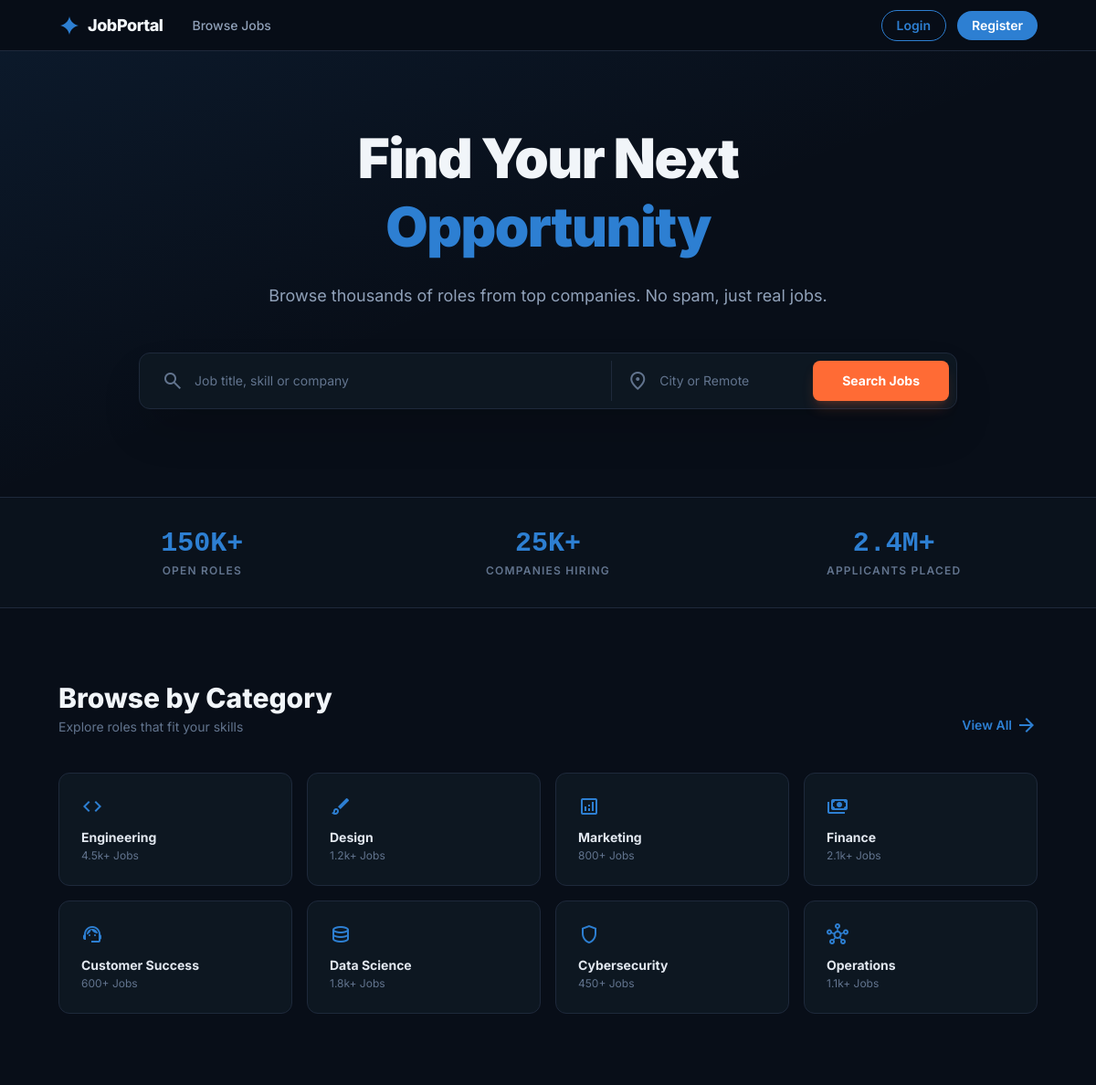
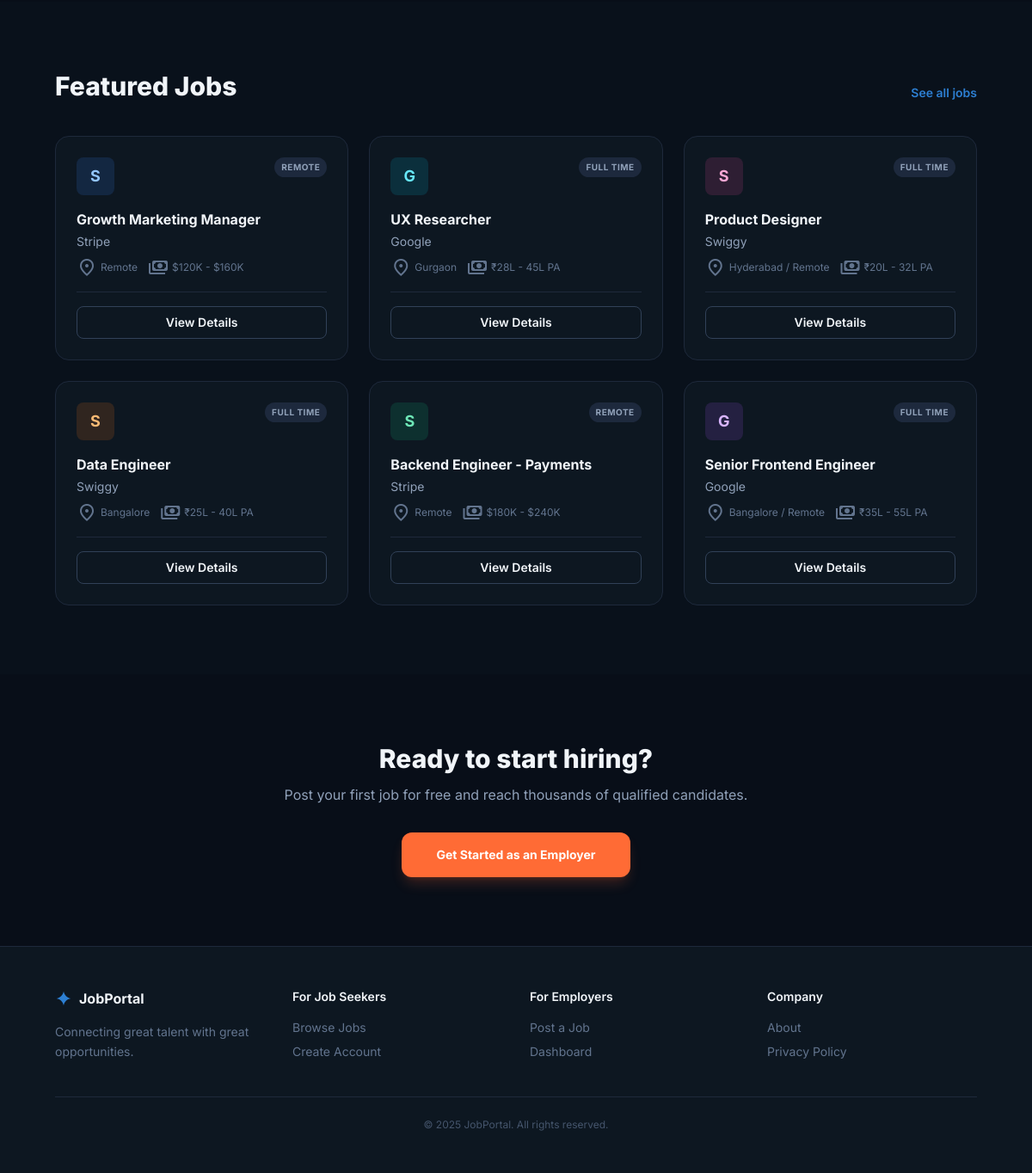
The page / on the database its author committed (2 pictures, top to bottom).
### models.py (models this page shows)
class User(UserMixin, db.Model):
    id = db.Column(db.Integer, primary_key=True)
    username = db.Column(db.String(80), unique=True, nullable=False)
    email = db.Column(db.String(120), unique=True, nullable=False)
    password_hash = db.Column(db.String(256))
    role = db.Column(db.String(20), nullable=False, default='seeker')  # seeker / employer / admin
    company_name = db.Column(db.String(100))  # only for employers
    is_active = db.Column(db.Boolean, default=True)
    created_at = db.Column(db.DateTime, default=datetime.utcnow)
    jobs = db.relationship('Job', backref='employer', lazy=True, foreign_keys='Job.employer_id')
    applications = db.relationship('Application', backref='seeker', lazy=True, foreign_keys='Application.seeker_id')

class Job(db.Model):
    id = db.Column(db.Integer, primary_key=True)
    title = db.Column(db.String(120), nullable=False)
    description = db.Column(db.Text, nullable=False)
    location = db.Column(db.String(100), nullable=False)
    salary = db.Column(db.String(60))
    category = db.Column(db.String(60))
    job_type = db.Column(db.String(40), default='Full Time')  # Full Time / Part Time / Contract / Remote
    experience = db.Column(db.String(40))  # e.g. 2-4 years
    skills = db.Column(db.String(200))  # comma separated
    employer_id = db.Column(db.Integer, db.ForeignKey('user.id'), nullable=False)
    is_active = db.Column(db.Boolean, default=True)
    created_at = db.Column(db.DateTime, default=datetime.utcnow)
    applications = db.relationship('Application', backref='job', lazy=True)

### app.py (the view)
@app.route('/')
def index():
    featured_jobs = Job.query.filter_by(is_active=True).order_by(Job.created_at.desc()).limit(6).all()
    return render_template('index.html', featured_jobs=featured_jobs)

### templates/index.html (shortened to what this page needs)
{% extends "base.html" %}
{% block content %}
<section class="relative pt-20 pb-24 px-6 lg:px-16 overflow-hidden">
    <div class="absolute inset-0 bg-gradient-to-br from-primary/10 via-transparent to-transparent pointer-events-none">
    </div>
    <div class="max-w-4xl mx-auto text-center relative z-10">
        <h1 class="text-5xl md:text-6xl font-black tracking-tight leading-tight mb-6">
            Find Your Next<br>
            <span class="text-primary">Opportunity</span>
        </h1>
        <p class="text-slate-400 text-lg mb-12 max-w-2xl mx-auto">
            Browse thousands of roles from top companies. No spam, just real jobs.
        </p>
        <form action="{{ url_for('jobs') }}" method="GET"
            class="bg-surface border border-border rounded-xl p-2 flex flex-col md:flex-row gap-2 shadow-2xl">
            <div class="flex-1 flex items-center px-4 gap-3">
                <span class="material-symbols-outlined text-slate-500 shrink-0">search</span>
                <input name="q" value="{{ request.args.get('q', '') }}" type="text"
                    placeholder="Job title, skill or company"
                    class="w-full bg-transparent border-none focus:ring-0 text-slate-100 placeholder:text-slate-500 text-sm py-2" />
            </div>
            <div class="flex items-center px-4 gap-3 border-t md:border-t-0 md:border-l border-border">
                <span class="material-symbols-outlined text-slate-500 shrink-0">location_on</span>
                <input name="location" value="{{ request.args.get('location', '') }}" type="text"
                    placeholder="City or Remote"
                    class="bg-transparent border-none focus:ring-0 text-slate-100 placeholder:text-slate-500 text-sm py-2 w-36" />
            </div>
            <button type="submit"
                class="bg-cta text-white font-bold px-8 py-3 rounded-lg transition-all text-sm whitespace-nowrap btn-hover shadow-lg shadow-cta/20">
                Search Jobs
            </button>
        </form>
    </div>
</section>
<section class="bg-surface/50 border-y border-border py-8">
    <div class="max-w-6xl mx-auto px-6 grid grid-cols-3 gap-8 text-center">
        <div>
            <span class="text-primary font-mono text-3xl font-bold">150K+</span>
            <p class="text-slate-500 text-xs uppercase tracking-widest font-semibold mt-1">Open Roles</p>
        </div>
        <div>
            <span class="text-primary font-mono text-3xl font-bold">25K+</span>
            <p class="text-slate-500 text-xs uppercase tracking-widest font-semibold mt-1">Companies Hiring</p>
        </div>
        <div>
            <span class="text-primary font-mono text-3xl font-bold">2.4M+</span>
            <p class="text-slate-500 text-xs uppercase tracking-widest font-semibold mt-1">Applicants Placed</p>
        </div>
    </div>
</section>
<section class="py-20 px-6 lg:px-16 max-w-7xl mx-auto">
    <div class="flex items-end justify-between mb-10">
        <div>
            <h2 class="text-3xl font-extrabold mb-1">Browse by Category</h2>
            <p class="text-slate-500 text-sm">Explore roles that fit your skills</p>
        </div>
        <a href="{{ url_for('jobs') }}"
            class="text-primary text-sm font-semibold flex items-center gap-1 hover:underline">
            View All <span class="material-symbols-outlined text-sm">arrow_forward</span>
        </a>
    </div>
    <div class="grid grid-cols-2 md:grid-cols-4 gap-4">
        {% set categories = [
        ('code', 'Engineering', '4.5k+ Jobs'),
        ('brush', 'Design', '1.2k+ Jobs'),
        ('analytics', 'Marketing', '800+ Jobs'),
        ('payments', 'Finance', '2.1k+ Jobs'),
        ('support_agent', 'Customer Success', '600+ Jobs'),
        ('database', 'Data Science', '1.8k+ Jobs'),
        ('shield', 'Cybersecurity', '450+ Jobs'),
        ('hub', 'Operations', '1.1k+ Jobs'),
        ] %}
        {% for icon, name, count in categories %}
        <a href="{{ url_for('jobs', category=name) }}"
            class="bg-surface p-6 rounded-xl border border-border transition-all group block card-hover">
            <span
                class="material-symbols-outlined text-primary text-3xl mb-3 block group-hover:scale-110 transition-transform">{{
                icon }}</span>
            <h3 class="font-bold text-slate-200 text-sm">{{ name }}</h3>
            <p class="text-slate-500 text-xs mt-0.5">{{ count }}</p>
        </a>
        {% endfor %}
    </div>
</section>
<section class="bg-surface/30 py-20 px-6 lg:px-16">
    <div class="max-w-7xl mx-auto">
        <div class="flex items-end justify-between mb-10">
            <h2 class="text-3xl font-extrabold">Featured Jobs</h2>
            <a href="{{ url_for('jobs') }}" class="text-primary text-sm font-semibold hover:underline">See all jobs</a>
        </div>
        <div class="grid grid-cols-1 md:grid-cols-2 lg:grid-cols-3 gap-6">
            {% for job in featured_jobs %}
            <div class="bg-surface border border-border p-6 rounded-2xl group flex flex-col card-hover">
                <div class="flex items-start justify-between mb-4">
                    <div
                        class="size-11 rounded-lg flex items-center justify-center font-bold text-lg av-{{ job.id % 6 }}">
                        {{ (job.employer.company_name or job.employer.username)[0]|upper }}
                    </div>
                    <span
                        class="text-[10px] font-bold uppercase tracking-wider px-2 py-1 bg-slate-800 text-slate-400 rounded-full">{{
                        job.job_type }}</span>
                </div>
                <h3 class="font-bold text-slate-100 group-hover:text-primary transition-colors mb-1 line-clamp-1">{{
                    job.title }}</h3>
                <p class="text-sm text-slate-400 mb-1">{{ job.employer.company_name or job.employer.username }}</p>
                <div class="flex items-center gap-3 text-xs text-slate-500 mt-1 mb-4">
                    <span class="flex items-center gap-1"><span
                            class="material-symbols-outlined text-sm">location_on</span>{{ job.location }}</span>
                    {% if job.salary %}
                    <span class="flex items-center gap-1"><span
                            class="material-symbols-outlined text-sm">payments</span>{{ job.salary }}</span>
                    {% endif %}
                </div>
                <div class="mt-auto pt-4 border-t border-border">
                    <a href="{{ url_for('job_detail', job_id=job.id) }}"
                        class="block w-full text-center text-sm font-semibold border border-slate-700 py-2 rounded-lg btn-hover hover:border-primary hover:text-primary">
                        View Details
                    </a>
                </div>
            </div>
            {% else %}
            <div class="col-span-full text-center py-16 text-slate-500">No jobs posted yet. Check back soon!</div>
            {% endfor %}
        </div>
    </div>
</section>
{% if not current_user.is_authenticated %}
<section class="py-20 px-6 lg:px-16 text-center">
    <div class="max-w-2xl mx-auto">
        <h2 class="text-3xl font-extrabold mb-3">Ready to start hiring?</h2>
        <p class="text-slate-400 mb-8">Post your first job for free and reach thousands of qualified candidates.</p>
        <a href="{{ url_for('register') }}"
            class="inline-block bg-cta text-white font-bold px-10 py-4 rounded-xl text-sm btn-hover shadow-lg shadow-cta/20">
            Get Started as an Employer
        </a>
    </div>
</section>
{% endif %}
{% endblock %}

### templates/base.html (shortened to what this page needs)
<!DOCTYPE html>
<html class="dark" lang="en">
<head>
    <link rel="stylesheet" href="{{ url_for('static', filename='css/main.css') }}" />
</head>
<body class="bg-bg-dark text-slate-100 antialiased min-h-screen flex flex-col">
    <nav
        class="sticky top-0 z-50 h-14 bg-bg-dark/90 backdrop-blur border-b border-border flex items-center px-6 lg:px-16">
        <div class="flex items-center gap-8 flex-1">
            <a href="{{ url_for('index') }}" class="flex items-center gap-2 shrink-0">
                <div class="size-6 text-primary">
                    <svg fill="currentColor" viewBox="0 0 48 48" xmlns="http://www.w3.org/2000/svg">
                        <path
                            d="M24 4C25.7818 14.2173 33.7827 22.2182 44 24C33.7827 25.7818 25.7818 33.7827 24 44C22.2182 33.7827 14.2173 25.7818 4 24C14.2173 22.2182 22.2182 14.2173 24 4Z" />
                    </svg>
                </div>
                <span class="text-lg font-extrabold tracking-tight">JobPortal</span>
            </a>
            <div class="hidden md:flex items-center gap-6">
                <a href="{{ url_for('jobs') }}" class="text-sm font-medium text-slate-400 nav-link">Browse Jobs</a>
            </div>
        </div>
        <div class="flex items-center gap-3">
            {% if current_user.is_authenticated %}
            <span class="text-sm text-slate-400 hidden sm:block">{{ current_user.username }}</span>
            <a href="{{ url_for('logout') }}"
                class="text-sm font-semibold border border-slate-700 text-slate-300 px-4 py-1.5 rounded-full btn-hover hover:bg-slate-800">Logout</a>
            {% else %}
            <a href="{{ url_for('login') }}"
                class="text-sm font-semibold text-primary border border-primary px-4 py-1.5 rounded-full btn-hover hover:bg-primary/10">Login</a>
            <a href="{{ url_for('register') }}"
                class="text-sm font-semibold bg-primary text-white px-4 py-1.5 rounded-full btn-hover hover:bg-primary/90">Register</a>
            {% endif %}
        </div>
    </nav>
    <main class="flex-1">
        {% block content %}{% endblock %}
    </main>
    <footer class="bg-surface border-t border-border mt-auto py-12 px-6 lg:px-16">
        <div class="max-w-7xl mx-auto grid grid-cols-2 md:grid-cols-4 gap-8">
            <div class="col-span-2 md:col-span-1">
                <div class="flex items-center gap-2 mb-4">
                    <div class="size-5 text-primary">
                        <svg fill="currentColor" viewBox="0 0 48 48">
                            <path
                                d="M24 4C25.7818 14.2173 33.7827 22.2182 44 24C33.7827 25.7818 25.7818 33.7827 24 44C22.2182 33.7827 14.2173 25.7818 4 24C14.2173 22.2182 22.2182 14.2173 24 4Z" />
                        </svg>
                    </div>
                    <span class="font-bold">JobPortal</span>
                </div>
                <p class="text-slate-500 text-sm leading-relaxed">Connecting great talent with great opportunities.</p>
            </div>
            <div>
                <h4 class="font-semibold mb-4 text-sm">For Job Seekers</h4>
                <ul class="space-y-2 text-sm text-slate-500">
                    <li><a href="{{ url_for('jobs') }}" class="footer-link">Browse Jobs</a>
                    </li>
                    <li><a href="{{ url_for('register') }}" class="footer-link">Create
                            Account</a></li>
                </ul>
            </div>
            <div>
                <h4 class="font-semibold mb-4 text-sm">For Employers</h4>
                <ul class="space-y-2 text-sm text-slate-500">
                    <li><a href="{{ url_for('post_job') }}" class="footer-link">Post a Job</a>
                    </li>
                    <li><a href="{{ url_for('employer_dashboard') }}" class="footer-link">Dashboard</a></li>
                </ul>
            </div>
            <div>
                <h4 class="font-semibold mb-4 text-sm">Company</h4>
                <ul class="space-y-2 text-sm text-slate-500">
                    <li><a href="{{ url_for('about') }}" class="footer-link">About</a></li>
                    <li><a href="{{ url_for('privacy') }}" class="footer-link">Privacy
                            Policy</a></li>
                </ul>
            </div>
        </div>
        <div class="max-w-7xl mx-auto mt-10 pt-6 border-t border-border text-center text-slate-600 text-xs">
            © 2025 JobPortal. All rights reserved.
        </div>
    </footer>
</body>
</html>

### templates/base.html (style rules this page uses)
body { font-family: 'Inter', sans-serif; }
.material-symbols-outlined { font-variation-settings: 'FILL' 0, 'wght' 400, 'GRAD' 0, 'opsz' 24; }
.av-0 { background: rgba(59, 130, 246, .15); color: #93c5fd; }
.av-1 { background: rgba(168, 85, 247, .15); color: #d8b4fe; }
.av-2 { background: rgba(16, 185, 129, .15); color: #6ee7b7; }
.av-3 { background: rgba(249, 115, 22, .15); color: #fdba74; }
.av-4 { background: rgba(236, 72, 153, .15); color: #f9a8d4; }
.av-5 { background: rgba(6, 182, 212, .15); color: #67e8f9; }

### rows shown on the page
Job: job_type "REMOTE", title "Growth Marketing Manager", employer "Stripe", location "Remote", salary "$120K - $160K"
User: company_name "S"
Job: job_type "FULL TIME", title "UX Researcher", employer "Google", location "Gurgaon", salary "₹28L - 45L PA"
User: company_name "G"
Job: job_type "FULL TIME", title "Product Designer", employer "Swiggy", location "Hyderabad / Remote", salary "₹20L - 32L PA"
User: company_name "S"
Job: job_type "FULL TIME", title "Data Engineer", employer "Swiggy", location "Bangalore", salary "₹25L - 40L PA"
Job: job_type "REMOTE", title "Backend Engineer - Payments", employer "Stripe", location "Remote", salary "$180K - $240K"
Job: job_type "FULL TIME", title "Senior Frontend Engineer", employer "Google", location "Bangalore / Remote", salary "₹35L - 55L PA"

### other values the page prints
{{ name }} "Engineering" "Design" "Marketing" "Finance" "Customer Success" "Data Science" "Cybersecurity" "Operations"
{{ count }} "4.5k+ Jobs" "1.2k+ Jobs" "800+ Jobs" "2.1k+ Jobs" "600+ Jobs" "1.8k+ Jobs" "450+ Jobs" "1.1k+ Jobs"
